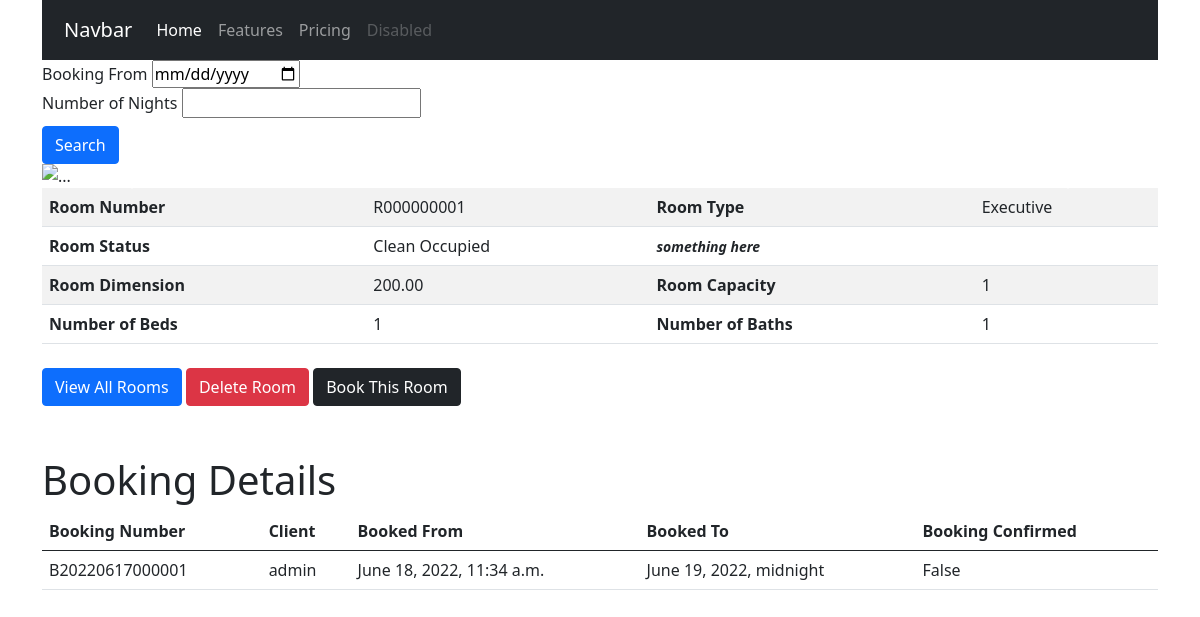
The app's page /rooms/r000000001/, older data.
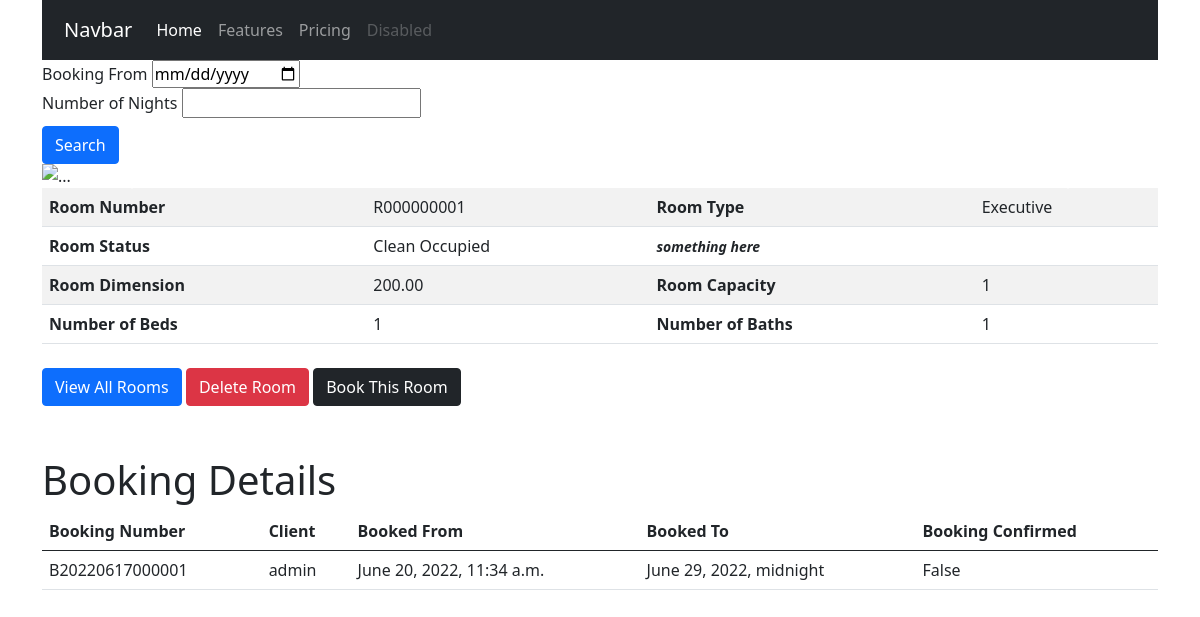
The same page, newer data.
### reservation/models.py (models this page shows, shortened)
class Booking(models.Model):
    bookingnumber = models.CharField(_("Booking Number"), max_length=120, default=generateBookingNumber)
    bookingby = models.ForeignKey(User, verbose_name=_("Client"), on_delete=models.CASCADE, default=get_user_model())
    bookingroom = models.ForeignKey(Room, verbose_name=_("Room"), on_delete=models.CASCADE)
    bookingstatus = models.CharField(_("Status"), max_length=50, choices=BOOKINGSTATUS, default='Unattended')
    bookingfrom = models.DateTimeField(_("From"), default=timezone.now, validators=[validate_bookingfrom])
    bookingnights = models.PositiveIntegerField(_("Number of Nights"), default=1)
    bookingto = models.DateTimeField(_("To"), blank=True)
    bookingconfirm = models.BooleanField(_("Booking Confirmed"), null=True, blank=True)
    created_at = models.DateTimeField(_("Created At"), auto_now_add=True)
    updated_at = models.DateTimeField(_("Updated At"), auto_now=True)
    bookingcontent = models.TextField(_("Comment"), blank=True, null=True, help_text='Add any extra Information here')
    class Meta:
        verbose_name = 'Booking'
        verbose_name_plural = 'Bookings'
        ordering = ['-bookingfrom', 'bookingconfirm']

### hotel/views.py (the view)
# urls.py: path('<slug>/', RoomDetailView.as_view(), name='room_detail'),
class RoomDetailView(generic.DetailView):
    model = Room
    slug_field = 'roomnumber_url'
    context_object_name = 'room'
    template_name = 'rooms/roomdetail.html'
    def get_context_data(self, **kwargs):
        context = super(RoomDetailView, self).get_context_data(**kwargs)
        room = self.get_object()
        bookings = room.booking_set.all()
        if bookings:
            context['bookings'] = bookings
            return context
        return context

### hotel/models.py (called while the page is built)
    def __str__(self):
        return self.roomtype_name

### templates/rooms/roomdetail.html (shortened to what this page needs)
{% extends 'base.html' %}
{% block content %}
    <div id="carouselExampleControls" class="carousel slide" data-bs-ride="carousel">
        <div class="carousel-inner">
        <div class="carousel-item active">
            <img src="..." class="d-block w-100" alt="...">
        </div>
        </div>
        <button class="carousel-control-prev" type="button" data-bs-target="#carouselExampleControls" data-bs-slide="prev">
        <span class="carousel-control-prev-icon" aria-hidden="true"></span>
        </button>
        <button class="carousel-control-next" type="button" data-bs-target="#carouselExampleControls" data-bs-slide="next">
        <span class="carousel-control-next-icon" aria-hidden="true"></span>
        </button>
    </div>
    <div class="room-items">
        <table class="table table-striped">
            <tbody>
              <tr>
                <th scope="row">Room Number</th>
                <td>{{ room.roomnumber }}</td>
                <th scope="row">Room Type</th>
                <td>{{ room.roomtype }}</td>
              </tr>
              <tr>
                <th scope="row">Room Status</th>
                <td>{{ room.get_roomstatus_display }}</td>
                <th scope="row"><i><small>something here</small></i></th>
                <td>
                </td>
              </tr>
              <tr>
                <th scope="row">Room Dimension</th>
                <td>{{ room.roomdimension }}</td>
                <th scope="row">Room Capacity</th>
                <td>{{ room.roomcapacity }}</td>
              </tr>
              <tr>
                <th scope="row">Number of Beds</th>
                <td>{{ room.roombed }}</td>
                <th scope="row">Number of Baths</th>
                <td>{{ room.roombath }}</td>
              </tr>
            </tbody>
        </table>
    </div>
    <div class="room-list">
        <a href="{% url 'room_list' %}"><button class="btn btn-primary">View All Rooms</button></a>
        <a href="{% url 'room_delete' room.roomnumber_url %}"><button class="btn btn-danger">Delete Room</button></a>
        <a href="{% url 'booking_create' room.roomnumber_url %}"><button class="btn btn-dark">Book This Room</button></a>
    </div>
    {% if bookings is not None %}
      <div class="bookingstable">
        <div class="bookingtitle">
          <h1>Booking Details</h1>
        </div>
        <table class="table">
          <thead>
            <tr>
              <th>Booking Number</th>
              <th>Client</th>
              <th>Booked From</th>
              <th>Booked To</th>
              <th>Booking Confirmed</th>
            </tr>
          </thead>
          <tbody>
            {% for booking in bookings %}
              <tr>
                <td>{{ booking.bookingnumber }}</td>
                <td>{{ booking.bookingby }}</td>
                <td>{{ booking.bookingfrom }}</td>
                <td>{{ booking.bookingto }}</td>
                <td>{{ booking.bookingconfirm }}</td>
              </tr>
            {% endfor %}
          </tbody>
        </table>
      </div>
    {% endif %}
{% endblock content %}

Row changes from the older to the newer data that the page shows:
changed Booking "False": bookingfrom "June 18, 2022, 11:34 a.m." → "June 20, 2022, 11:34 a.m."; bookingto "June 19, 2022, midnight" → "June 29, 2022, midnight"
